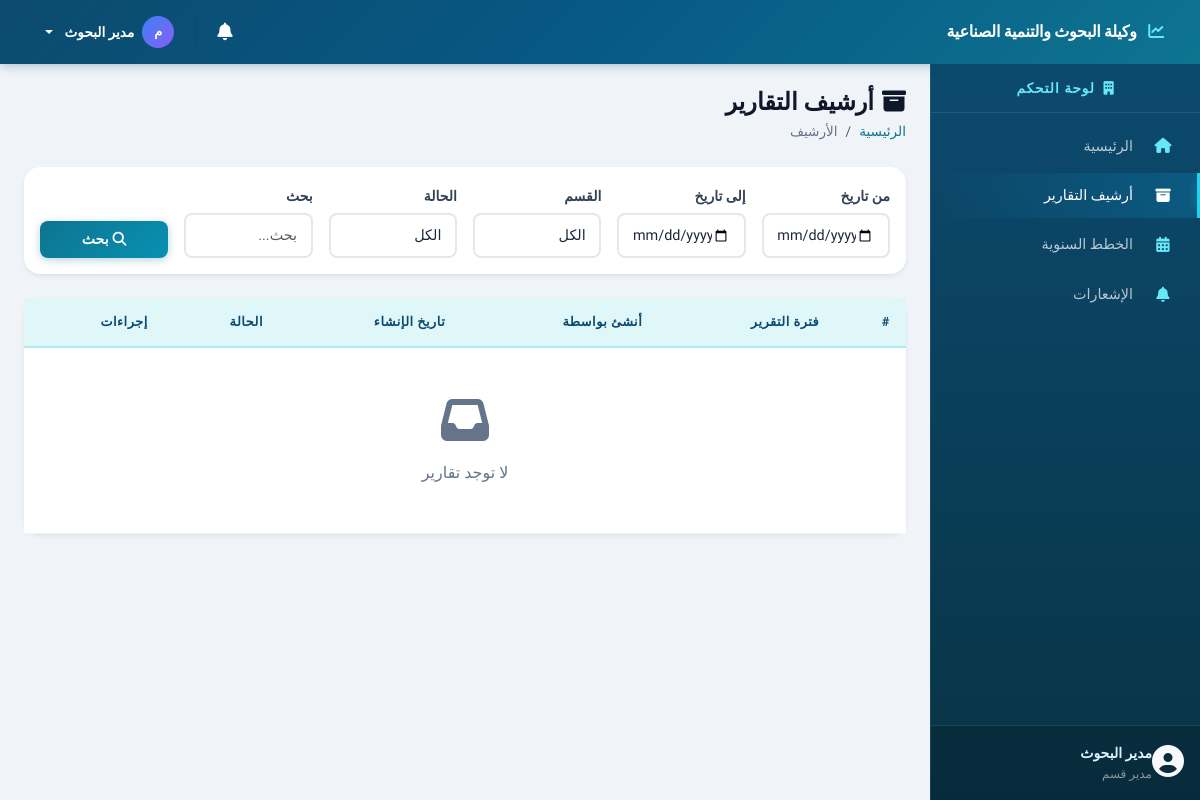
The app's page /pages/reports_archive.php (signed in) with its own data.
### tables this page shows
CREATE TABLE IF NOT EXISTS users (
    id INT PRIMARY KEY AUTO_INCREMENT,
    name VARCHAR(100) NOT NULL,
    email VARCHAR(100) NOT NULL UNIQUE,
    password VARCHAR(255) NOT NULL,
    role ENUM('admin', 'director', 'coordinator', 'manager', 'employee') NOT NULL DEFAULT 'employee',
    department_id INT NULL,
    created_at TIMESTAMP DEFAULT CURRENT_TIMESTAMP,
    FOREIGN KEY (department_id) REFERENCES departments(id) ON DELETE SET NULL
);

### includes/functions.php (called while the page is built, shortened)
<?php
require_once __DIR__ . '/../config/database.php';
function isLoggedIn() {
    return isset($_SESSION['user_id']) && !empty($_SESSION['user_id']);
}
function isDirector() {
    return isset($_SESSION['user_role']) && $_SESSION['user_role'] === 'director';
}
function isEmployee() {
    return isset($_SESSION['user_role']) && $_SESSION['user_role'] === 'employee';
}
function e($string) {
    return htmlspecialchars($string ?? '', ENT_QUOTES, 'UTF-8');
}
function db() {
    return Database::getInstance()->getConnection();
}
function dbQuery($sql, $params = []) {
    $stmt = db()->prepare($sql);
    $stmt->execute($params);
    return $stmt;
}
function dbFetchOne($sql, $params = []) {
    $stmt = dbQuery($sql, $params);
    return $stmt->fetch();
}
function getCurrentUser() {
    return dbFetchOne("SELECT u.*, d.name as department_name FROM users u LEFT JOIN departments d ON u.department_id = d.id WHERE u.id = ?", [$_SESSION['user_id']]);
}
function getRoleName($role) {
    $roles = [
        'admin' => 'مدير النظام',
        'director' => 'وكيلة الوكالة',
        'coordinator' => 'المنسق',
        'manager' => 'مدير قسم',
        'employee' => 'موظف'
    ];
    return $roles[$role] ?? $role;
}
function getCurrentPage() {
    return basename($_SERVER['PHP_SELF'], '.php');
}
function isActivePage($page) {
    return getCurrentPage() === $page ? 'active' : '';
}

### config/database.php (called while the page is built, shortened)
<?php
class Database {
    private static $instance = null;
    private $pdo;
    private function __construct() {
        try {
            $dsn = "mysql:host=" . DB_HOST . ";dbname=" . DB_NAME . ";charset=" . DB_CHARSET;
            $options = [
                PDO::ATTR_ERRMODE            => PDO::ERRMODE_EXCEPTION,
                PDO::ATTR_DEFAULT_FETCH_MODE => PDO::FETCH_ASSOC,
                PDO::ATTR_EMULATE_PREPARES   => false,
                PDO::MYSQL_ATTR_INIT_COMMAND => "SET NAMES utf8mb4 COLLATE utf8mb4_unicode_ci"
            ];
            $this->pdo = new PDO($dsn, DB_USER, DB_PASS, $options);
        } catch (PDOException $e) {
            die('خطأ في الاتصال بقاعدة البيانات: ' . $e->getMessage());
        }
    }
    public static function getInstance() {
        if (self::$instance === null) {
            self::$instance = new self();
        }
        return self::$instance;
    }
    public function getConnection() {
        return $this->pdo;
    }
}

### pages/reports_archive.php (the view, shortened to what this page needs)
<?php
require_once __DIR__ . '/../includes/header.php';
$filterFrom = $_GET['from'] ?? '';
$filterTo = $_GET['to'] ?? '';
$search = trim($_GET['search'] ?? '');
$page = max(1, (int)($_GET['page'] ?? 1));
$perPage = 10;
$where = [];
$params = [];
$whereClause = !empty($where) ? 'WHERE ' . implode(' AND ', $where) : '';
$offset = ($page - 1) * $perPage;
$sql = "SELECT DISTINCT r.*, u.name as creator_name
        FROM reports r
        JOIN users u ON r.created_by = u.id
        LEFT JOIN report_details rd ON r.id = rd.report_id
        $whereClause
        ORDER BY r.created_at DESC
        LIMIT $perPage OFFSET $offset";
$reports = dbFetchAll($sql, $params);
?>
<div class="d-flex justify-content-between align-items-center mb-4">
    <div>
        <h4 class="mb-1"><i class="fas fa-archive me-2"></i>أرشيف التقارير</h4>
        <nav aria-label="breadcrumb">
            <ol class="breadcrumb mb-0">
                <li class="breadcrumb-item"><a href="<?= SITE_URL ?>/pages/dashboard.php">الرئيسية</a></li>
                <li class="breadcrumb-item active">الأرشيف</li>
            </ol>
        </nav>
    </div>
</div>
<div class="card border-0 shadow-sm mb-4">
    <div class="card-body">
        <form method="GET" class="row g-3 align-items-end">
            <div class="col-md-2">
                <label class="form-label small">من تاريخ</label>
                <input type="date" class="form-control form-control-sm" name="from" value="<?= e($filterFrom) ?>">
            </div>
            <div class="col-md-2">
                <label class="form-label small">إلى تاريخ</label>
                <input type="date" class="form-control form-control-sm" name="to" value="<?= e($filterTo) ?>">
            </div>
            <div class="col-md-2">
                <label class="form-label small">القسم</label>
                <select class="form-select form-select-sm" name="department">
                    <option value="">الكل</option>
                </select>
            </div>
            <?php if (!isDirector()): ?>
            <div class="col-md-2">
                <label class="form-label small">الحالة</label>
                <select class="form-select form-select-sm" name="status">
                    <option value="">الكل</option>
                </select>
            </div>
            <?php endif; ?>
            <div class="col-md-2">
                <label class="form-label small">بحث</label>
                <input type="text" class="form-control form-control-sm" name="search" value="<?= e($search) ?>" placeholder="بحث...">
            </div>
            <div class="col-md-2">
                <button type="submit" class="btn btn-primary btn-sm w-100">
                    <i class="fas fa-search me-1"></i>بحث
                </button>
            </div>
        </form>
    </div>
</div>
<div class="card border-0 shadow-sm">
    <div class="card-body p-0">
        <div class="table-responsive">
            <table class="table table-hover align-middle mb-0">
                <thead class="table-light">
                    <tr>
                        <th>#</th>
                        <th>فترة التقرير</th>
                        <th>أنشئ بواسطة</th>
                        <th>تاريخ الإنشاء</th>
                        <th>الحالة</th>
                        <th>إجراءات</th>
                    </tr>
                </thead>
                <tbody>
                    <?php if (empty($reports)): ?>
                    <tr>
                        <td colspan="6" class="text-center text-muted py-5">
                            <i class="fas fa-inbox fa-3x mb-3 d-block"></i>
                            لا توجد تقارير
                        </td>
                    </tr>
                    <?php endif; ?>
                </tbody>
            </table>
        </div>
    </div>
</div>
<?php
require_once __DIR__ . '/../includes/footer.php';
?>

### includes/header.php (shortened to what this page needs)
<?php
require_once __DIR__ . '/functions.php';
$currentUser = getCurrentUser();
?>
<!DOCTYPE html>
<html lang="ar" dir="rtl">
<head>
    <link rel="stylesheet" href="https://cdn.jsdelivr.net/npm/bootstrap@5.3.0/dist/css/bootstrap.rtl.min.css">
    <link rel="stylesheet" href="https://cdnjs.cloudflare.com/ajax/libs/font-awesome/6.4.0/css/all.min.css">
    <link rel="stylesheet" href="https://cdn.jsdelivr.net/npm/sweetalert2@11/dist/sweetalert2.min.css">
    <link rel="stylesheet" href="<?= SITE_URL ?>/assets/css/style.css">
</head>
<body>
    <nav class="navbar navbar-expand-lg navbar-dark bg-primary fixed-top">
        <div class="container-fluid">
            <a class="navbar-brand" href="<?= SITE_URL ?>/pages/dashboard.php">
                <i class="fas fa-chart-line me-2"></i>
                <span class="d-none d-sm-inline"><?= e(SITE_NAME) ?></span>
            </a>
            <div class="d-flex align-items-center ms-auto gap-1">
                <div class="dropdown">
                    <button class="btn btn-link text-white position-relative px-2" data-bs-toggle="dropdown" aria-expanded="false" style="font-size: 1.1rem;">
                        <i class="fas fa-bell"></i>
                    </button>
                </div>
                <div class="dropdown">
                    <button class="btn btn-link text-white dropdown-toggle text-decoration-none d-flex align-items-center gap-2 px-2" data-bs-toggle="dropdown">
                        <div class="d-flex align-items-center justify-content-center rounded-circle" style="width:32px; height:32px; background: linear-gradient(135deg, #3b82f6, #8b5cf6); font-size: 0.8rem;">
                            <?= mb_substr($currentUser['name'] ?? '', 0, 1) ?>
                        </div>
                        <span class="d-none d-md-inline" style="font-size: 0.85rem;"><?= e($currentUser['name'] ?? '') ?></span>
                    </button>
                </div>
            </div>
        </div>
    </nav>
    <div class="d-flex" id="wrapper">
        <?php include __DIR__ . '/sidebar.php'; ?>
        <div class="flex-grow-1" id="page-content">
            <div class="container-fluid p-4">

### includes/sidebar.php (shortened to what this page needs)
<div class="sidebar bg-dark text-white" id="sidebar">
    <div class="sidebar-header text-center py-3 border-bottom border-secondary">
        <h6 class="mb-0">
            <i class="fas fa-building me-1"></i>
            لوحة التحكم
        </h6>
    </div>
    <nav class="sidebar-nav">
        <ul class="nav flex-column py-2">
            <li class="nav-item">
                <a class="nav-link <?= isActivePage('dashboard') ?>" href="<?= SITE_URL ?>/pages/dashboard.php">
                    <i class="fas fa-home me-2"></i>
                    <span>الرئيسية</span>
                </a>
            </li>
            <li class="nav-item">
                <a class="nav-link <?= isActivePage('reports_archive') ?>" href="<?= SITE_URL ?>/pages/reports_archive.php">
                    <i class="fas fa-archive me-2"></i>
                    <span>أرشيف التقارير</span>
                </a>
            </li>
            <?php if (!isEmployee()): ?>
            <li class="nav-item">
                <a class="nav-link <?= isActivePage('upload_annual_plan') ?>" href="<?= SITE_URL ?>/pages/upload_annual_plan.php">
                    <i class="fas fa-calendar-alt me-2"></i>
                    <span>الخطط السنوية</span>
                </a>
            </li>
            <?php endif; ?>
            <li class="nav-item">
                <a class="nav-link <?= isActivePage('notifications') ?>" href="<?= SITE_URL ?>/pages/notifications.php">
                    <i class="fas fa-bell me-2"></i>
                    <span>الإشعارات</span>
                </a>
            </li>
        </ul>
    </nav>
    <div class="sidebar-footer border-top border-secondary p-3 mt-auto">
        <div class="d-flex align-items-center">
            <div class="flex-shrink-0">
                <i class="fas fa-user-circle fa-2x text-light"></i>
            </div>
            <div class="flex-grow-1 me-2 overflow-hidden">
                <div class="fw-bold small text-truncate"><?= e($currentUser['name'] ?? '') ?></div>
                <div class="text-muted smaller"><?= getRoleName($currentUser['role'] ?? '') ?></div>
            </div>
        </div>
    </div>
</div>

### records on screen
users: name "م", name "مدير البحوث", role "مدير قسم"

### other values on screen
SITE_NAME "وكيلة البحوث والتنمية الصناعية"
